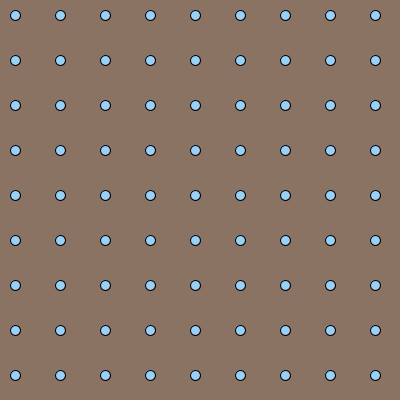
Frame 1 (no input)
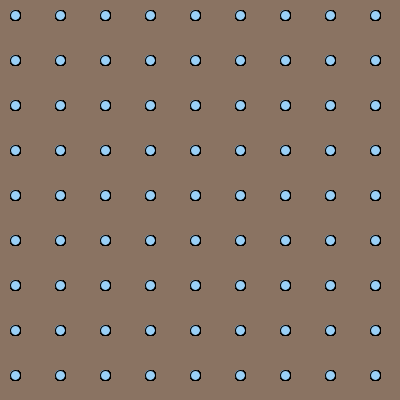
Frame 60 (the mouse pressed at the canvas centre just before this capture)
Frame 120 (the mouse held since frame 60 and released just before this capture): identical to frame 60, image omitted

The Processing sketch that drew these frames (run headless with seeded random() and noise(); from frame 60 on, the mouse is pressed at the canvas centre):

// Processing sketch: processing_20578
// ── processing_20578.pde

           /* Natalie Schabowicz PS1 - 6 */
/* 8x8 */

void setup() {
size (400, 400);
smooth();
background(138,115,98);
}


void draw() {
  

fill(153,208,247);

for (int x=15; x<=400; x=x+45) {
 for (int y=15; y<=400; y=y+45) 
 
 
 ellipse(x,y,10,10);
 
 }
 }

     
                                                
